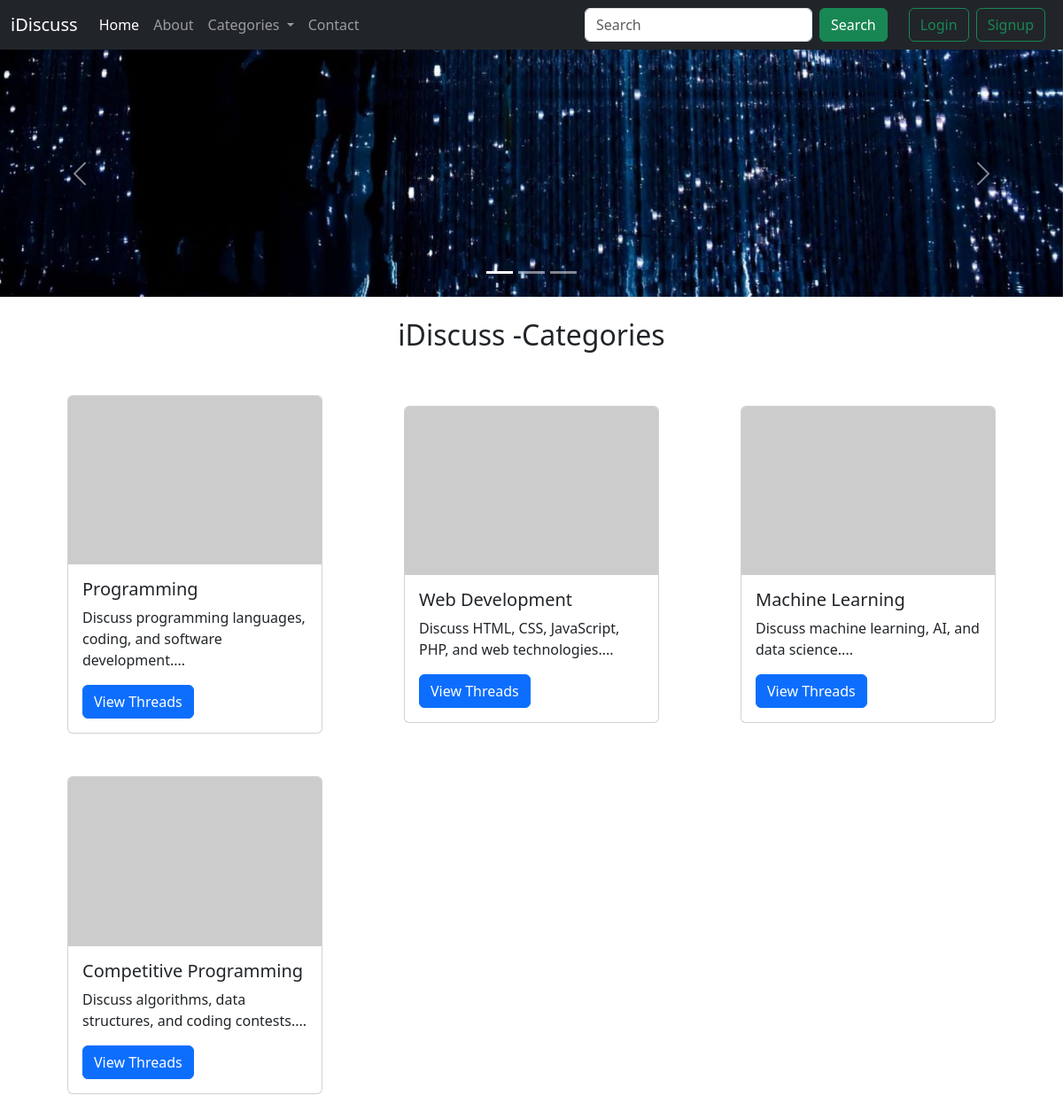
The page / on the database its author committed.
### tables this page shows
CREATE TABLE IF NOT EXISTS categories (
    category_id INT NOT NULL AUTO_INCREMENT,
    category_name VARCHAR(255) NOT NULL,
    category_description TEXT NOT NULL,
    created DATETIME NOT NULL DEFAULT CURRENT_TIMESTAMP,
    PRIMARY KEY (category_id)
);

### index.php (the view, shortened to what this page needs)
<!doctype html>
<html lang="en">
<head>
  <link href="https://cdn.jsdelivr.net/npm/bootstrap@5.3.1/dist/css/bootstrap.min.css" rel="stylesheet"
>
</head>
<body>
  <?php require 'partials/_dbconnect.php' ;
        require 'partials/_nav.php' ;
  ?>
  <div class="container-fluid p-0">
    <div id="carouselExampleIndicators" class="carousel slide">
      <div class="carousel-indicators">
        <button type="button" data-bs-target="#carouselExampleIndicators" data-bs-slide-to="0" class="active"
          aria-current="true" aria-label="Slide 1"></button>
        <button type="button" data-bs-target="#carouselExampleIndicators" data-bs-slide-to="1"
          aria-label="Slide 2"></button>
        <button type="button" data-bs-target="#carouselExampleIndicators" data-bs-slide-to="2"
          aria-label="Slide 3"></button>
      </div>
      <div class="carousel-inner">
        <div class="carousel-item active">
          <img src="static/Image 1.jpg" class="d-block w-100" alt="...">
        </div>
      </div>
      <button class="carousel-control-prev" type="button" data-bs-target="#carouselExampleIndicators"
        data-bs-slide="prev">
        <span class="carousel-control-prev-icon" aria-hidden="true"></span>
      </button>
      <button class="carousel-control-next" type="button" data-bs-target="#carouselExampleIndicators"
        data-bs-slide="next">
        <span class="carousel-control-next-icon" aria-hidden="true"></span>
      </button>
    </div>
  </div>
  <h2 class="text-center my-4">iDiscuss -Categories</h2>
  <div class="container my-3" >
    <div class="row p-0">
    <?php
        $sql = 'SELECT * FROM `categories`';
        $result = mysqli_query($conn,$sql);
        while($row = mysqli_fetch_assoc($result)){
          $cat_id = $row['category_id'];
          $cat_name = $row['category_name'];
          $desc = $row['category_description'];
          echo '
            <div class="col-md-4 my-4" style=" display: flex; justify-content: center;  align-items: center;">
              <div class="card" style="width: 18rem;">
                <img src="https://picsum.photos/300/200?'. $cat_id. '" class="card-img-top" alt="...">
                <div class="card-body">
                  <h5 class="card-title">'.$cat_name.'</h5>
                  <p class="card-text">'. substr($desc,0,90) .'...</p>
                  <a href="threads_list.php?cat_id='. $cat_id. '" class="btn btn-primary">View Threads</a>
                </div>
              </div>
            </div>';
          }
      ?>
    </div>
  </div>
</body>
</html>

### partials/_nav.php (shortened to what this page needs)
<nav class="navbar navbar-expand-lg navbar-dark bg-dark" >
    <div class="container-fluid">
        <a class="navbar-brand" href="index.php">iDiscuss</a>
        <div class="collapse navbar-collapse" id="navbarSupportedContent">
            <ul class="navbar-nav me-auto mb-2 mb-lg-0">
                <li class="nav-item">
                    <a class="nav-link active" aria-current="page" href="index.php">Home</a>
                </li>
                <li class="nav-item">
                    <a class="nav-link" href="#">About</a>
                </li>
                <li class="nav-item dropdown">
                    <a class="nav-link dropdown-toggle" href="#" role="button" data-bs-toggle="dropdown"
                        aria-expanded="false">
                        Categories
                    </a>
                </li>
                <li class="nav-item">
                    <a class="nav-link">Contact</a>
                </li>
            </ul>
            <form class="d-flex" role="search" action="search.php" method="get">
                <input class="form-control me-2" type="search" placeholder="Search" aria-label="Search" name="search_for" id="search_for">
                <button class="btn btn-success" type="submit">Search</button>
                <?php
                if(isset($_SESSION['loggedin']) && $_SESSION['loggedin'] == 1){
                        echo '<a href="partials/_logout.php"><button type="button" class="btn btn-outline-success ms-4"> Logout</button></a>';
                }
                else{
                    echo '<button type="button" class="btn btn-outline-success ms-4" data-bs-toggle="modal" data-bs-target="#loginModal"> Login</button>
                    <button type="button" class="btn btn-outline-success mx-2" data-bs-toggle="modal" data-bs-target="#signupModal"> Signup</button>';
                }
                ?>
            </form>
        </div>
    </div>
</nav>

### rows shown on the page
categories: category_name "Programming", category_description "Discuss programming languages, coding, and software development."
categories: category_name "Web Development", category_description "Discuss HTML, CSS, JavaScript, PHP, and web technologies."
categories: category_name "Machine Learning", category_description "Discuss machine learning, AI, and data science."
categories: category_name "Competitive Programming", category_description "Discuss algorithms, data structures, and coding contests."
